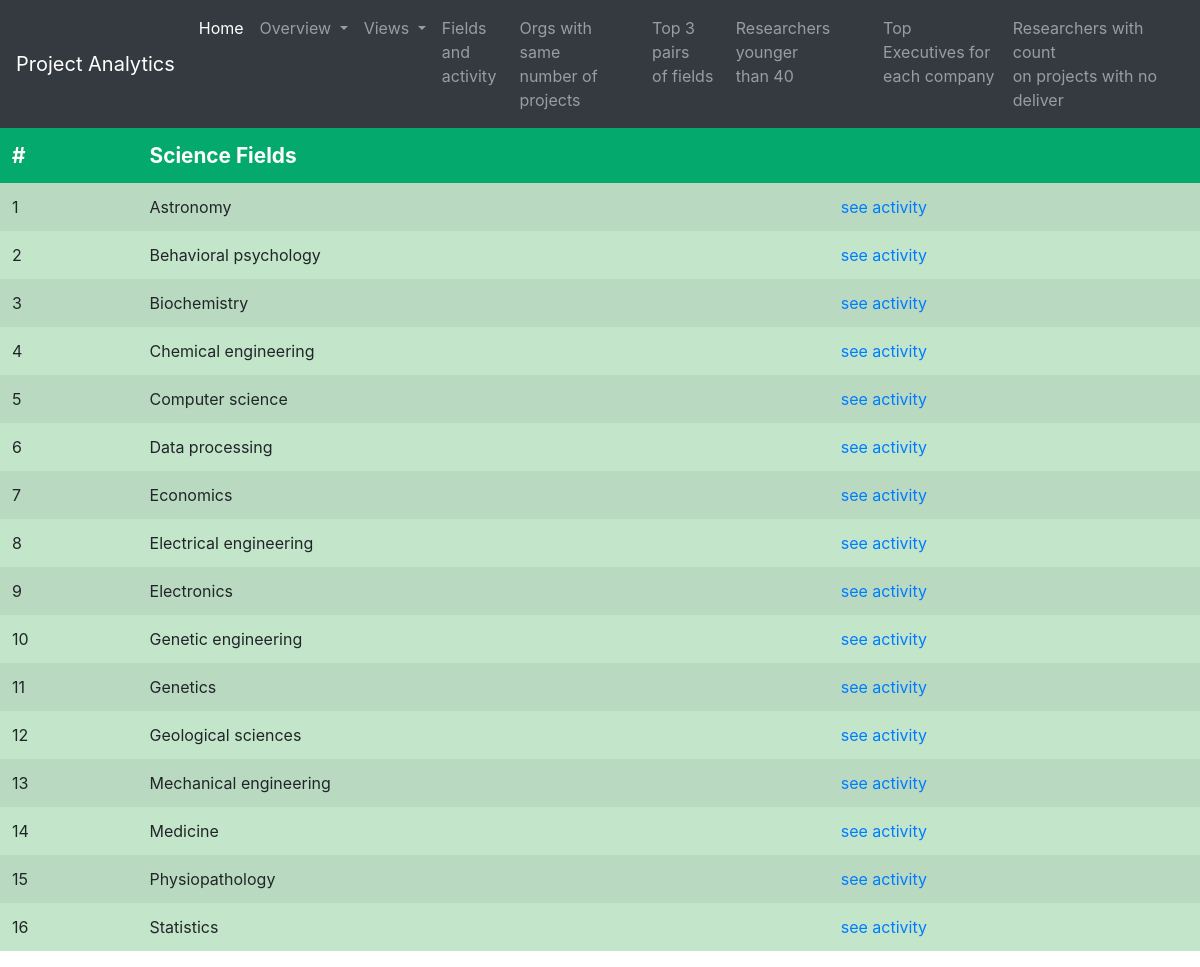
Screenshot of /frontend/fields.php with the database file from the repository.
### tables this page shows
CREATE TABLE IF NOT EXISTS `science_field` (
  `science_field_id` INT NOT NULL AUTO_INCREMENT,
  `canonical_name` VARCHAR(40) NOT NULL,
  PRIMARY KEY (`science_field_id`),
  INDEX `index_n` (`canonical_name` ASC) VISIBLE,
  UNIQUE INDEX `science_field_id_UNIQUE` (`science_field_id` ASC) VISIBLE);

### frontend/fields.php (the view, shortened to what this page needs)
<!DOCTYPE html>
<html lang="en">
<head>
    <link rel="stylesheet" href="https://cdn.jsdelivr.net/npm/bootstrap@4.5.3/dist/css/bootstrap.min.css">
</head>
<body>
    <?php include('navbar.php'); ?>
    <table class="table table-hover table-success table-striped table-borderless">
        <thead>
            <tr>
                <th>#</th>
                <th>Science Fields</th>
				<th> </th>
            </tr>
        </thead>
        <?php
        $host = "127.0.0.1";
        $port = 3308;
        $socket = "";
        $user = "root";
        $password = "Account_attempt56!";
        $dbname = "mydb";
        $conn = new mysqli($host, $user, $password, $dbname, $port, $socket)
            or die('Could not connect to the database server' . mysqli_connect_error());
        $quer = 'SELECT science_field_id, canonical_name FROM science_field';
        $res = mysqli_query($conn, $quer);
        $num = 0;
        if (mysqli_num_rows($res) == 0) {
            echo "<h4>There are no projects</h4>";
        } else {
            while ($tuple = mysqli_fetch_assoc($res)) {
                $num++;
                echo "<tr>";
                echo "<td>" . $num . "</td>";
                echo "<td>" . $tuple['canonical_name'] . "</td>";
				echo "<td>" . "<a class=\"button button1\" href=\"see_field_activity.php?varname1=".$tuple['science_field_id']." & varname2=".$tuple['canonical_name']." \" role=\"button\">
					see activity
						</a>". "</td>";
                echo "</tr>";
		   }
        }
        ?>
    </table>
</body>
</html>

### frontend/navbar.php (shortened to what this page needs)
<nav class="navbar navbar-expand-lg navbar-dark bg-dark">
  <a class="navbar-brand" href="#">Project Analytics</a>
  <div class="collapse navbar-collapse" id="navbarSupportedContent">
    <ul class="navbar-nav mr-auto">
      <li class="nav-item active">
        <a class="nav-link" href="index.php">Home <span class="sr-only">(current)</span></a>
      </li>
      <li class="nav-item dropdown">
        <a class="nav-link dropdown-toggle" href="#" id="navbarDropdown1" role="button" data-toggle="dropdown" aria-haspopup="true" aria-expanded="false">
          Overview
        </a>
      </li>
	  <li class="nav-item dropdown">
        <a class="nav-link dropdown-toggle" href="#" id="navbarDropdown2" role="button" data-toggle="dropdown" aria-haspopup="true" aria-expanded="false">
           Views
        </a>
      </li>
      <li class="nav-item">
        <a class="nav-link " href="fields.php">Fields and <br> activity </a>
      </li>
	  <li class="nav-item">
        <a class="nav-link " href="samenumorgs.php">Orgs with same <br> number of projects</a>
      </li>
	   <li class="nav-item">
        <a class="nav-link " href="top3.php">Top 3 pairs <br> of fields</a>
      </li>
	  <li class="nav-item">
        <a class="nav-link " href="youngs.php">Researchers younger <br> than 40</a>
      </li>
	  <li class="nav-item">
        <a class="nav-link " href="execs.php">Top Executives for <br> each company</a>
      </li>
	  <li class="nav-item">
        <a class="nav-link " href="nodeliver.php">Researchers with count <br> on projects with no deliver</a>
      </li>
    </ul>
  </div>
</nav>

### frontend/fields.php (style rules this page uses)
thead th { font-size: 1.3em; background-color: #04AA6D; color: white; }

### rows the page displays
science_field: canonical_name "Astronomy"
science_field: canonical_name "Behavioral psychology"
science_field: canonical_name "Biochemistry"
science_field: canonical_name "Chemical engineering"
science_field: canonical_name "Computer science"
science_field: canonical_name "Data processing"
science_field: canonical_name "Economics"
science_field: canonical_name "Electrical engineering"
science_field: canonical_name "Electronics"
science_field: canonical_name "Genetic engineering"
science_field: canonical_name "Genetics"
science_field: canonical_name "Geological sciences"
science_field: canonical_name "Mechanical engineering"
science_field: canonical_name "Medicine"
science_field: canonical_name "Physiopathology"
science_field: canonical_name "Statistics"
